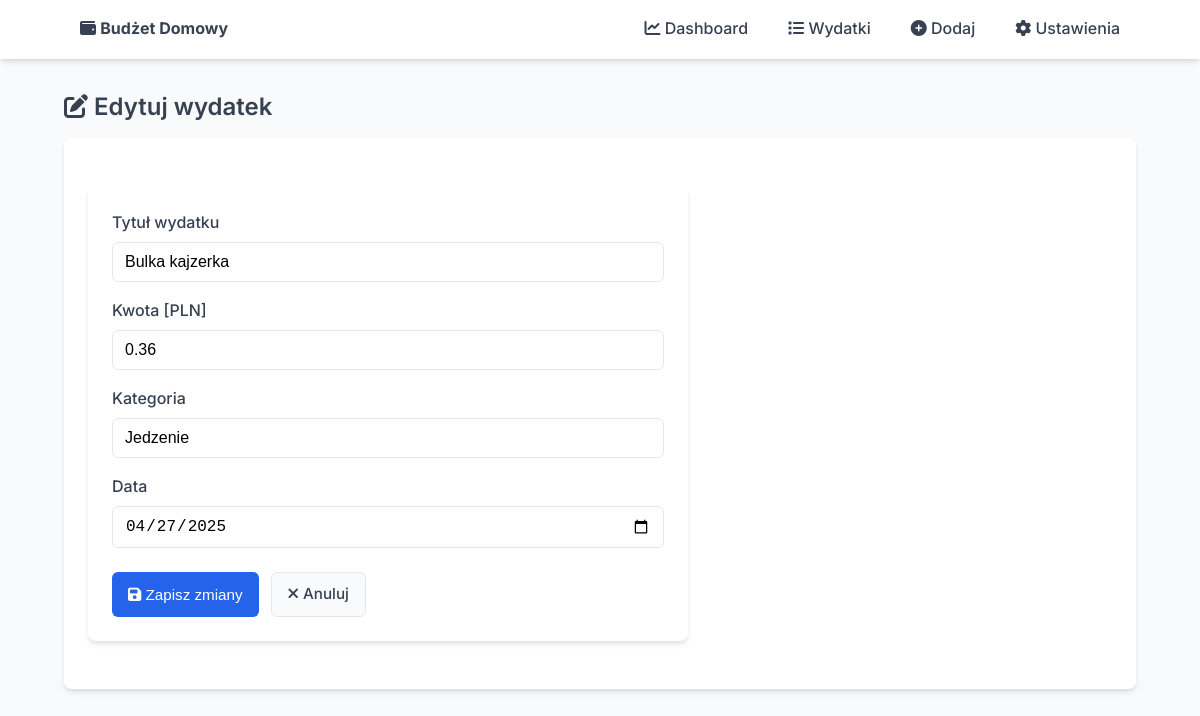
The page /edit/3 on the database its author committed.
### models.py (models this page shows, shortened)
class Expense(db.Model):
    __tablename__ = 'expenses'
    id = db.Column(db.Integer, primary_key=True)
    title = db.Column(db.String(100), nullable=False)
    amount = db.Column(db.Float, nullable=False)
    category = db.Column(db.String(50), nullable=False)
    date = db.Column(db.DateTime, default=datetime.utcnow, nullable=False)

### app.py (the view, shortened to what this page needs)
@env_app.route('/edit/<int:expense_id>', methods=['GET', 'POST'])
def edit_expense(expense_id):
    expense = Expense.query.get_or_404(expense_id)
    form = ExpenseForm(obj=expense)
    form.date.data = expense.date.date()
    return render_template('edit_expense.html', form=form, expense=expense)

### forms.py
class ExpenseForm(FlaskForm):
    title = StringField(
        'Tytuł wydatku',
        validators=[DataRequired(message='Wprowadź tytuł'), Length(max=100)]
    )
    amount = FloatField(
        'Kwota [PLN]',
        validators=[DataRequired(message='Wprowadź kwotę')]
    )
    category = StringField(
        'Kategoria',
        validators=[DataRequired(message='Wprowadź kategorię'), Length(max=50)]
    )
    date = DateField(
        'Data',
        default=date.today,
        format='%Y-%m-%d',
        validators=[DataRequired(message='Wprowadź datę')]
    )
    submit = SubmitField('Zapisz wydatek')

### app.py (called while the page is built)
@env_app.context_processor
def inject_current_year():
    return {'current_year': datetime.now().year}

### templates/edit_expense.html (shortened to what this page needs)
{% extends 'base.html' %}
{% block content %}
<h2><i class="fas fa-edit"></i> Edytuj wydatek</h2>
<div class="card">
    <form method="POST">
        <div class="form-group">
            <label>{{ form.title.label }}</label>
            {{ form.title(size=32, class="form-control") }}
        </div>
        <div class="form-group">
            <label>{{ form.amount.label }}</label>
            {{ form.amount(class="form-control") }}
        </div>
        <div class="form-group">
            <label>{{ form.category.label }}</label>
            {{ form.category(class="form-control") }}
        </div>
        <div class="form-group">
            <label>{{ form.date.label }}</label>
            {{ form.date(class="form-control", type="date") }}
        </div>
        <div class="buttons-row">
            <button type="submit" class="btn btn-primary">
                <i class="fas fa-save"></i> Zapisz zmiany
            </button>
            <a href="{{ url_for('view_expenses') }}" class="btn btn-secondary">
                <i class="fas fa-times"></i> Anuluj
            </a>
        </div>
    </form>
</div>
{% endblock %}

### static/style.css (style rules this page uses)
:root { --primary: #2563eb; --primary-dark: #1d4ed8; --success: #10b981; --danger: #ef4444; --warning: #f59e0b; --text: #374151; --text-light: #6b7280; --bg: #f9fafb; --bg-card: #ffffff; --border: #e5e7eb; --border-focus: #93c5fd; --shadow: 0 4px 6px -1px rgba(0, 0, 0, 0.1), 0 2px 4px -1px rgba(0, 0, 0, 0.06); }
* { box-sizing: border-box; margin: 0; padding: 0; }
body { font-family: 'Inter', 'Segoe UI', -apple-system, BlinkMacSystemFont, sans-serif; line-height: 1.5; color: var(--text); background-color: var(--bg); padding-bottom: 40px; }
h1, h2, h3, h4 { margin-bottom: 16px; font-weight: 600; line-height: 1.3; }
h2 { font-size: 1.5rem; color: var(--text); }
a { color: var(--primary); text-decoration: none; transition: color 0.2s ease-in-out; }
.card { background: var(--bg-card); border-radius: 8px; padding: 24px; box-shadow: var(--shadow); margin-bottom: 24px; }
form { background: var(--bg-card); padding: 24px; border-radius: 8px; box-shadow: var(--shadow); max-width: 600px; margin: 24px 0; }
.form-group { margin-bottom: 16px; }
form label { display: block; margin-bottom: 8px; font-weight: 500; color: var(--text); }
form input, form select { width: 100%; padding: 10px 12px; border: 1px solid var(--border); border-radius: 6px; font-size: 1rem; transition: border 0.2s ease; }
.buttons-row { display: flex; gap: 12px; margin-top: 24px; }
.btn { display: inline-block; padding: 10px 16px; border-radius: 6px; font-weight: 500; text-align: center; cursor: pointer; transition: all 0.2s ease; font-size: 0.95rem; border: none; }
.btn-primary { background-color: var(--primary); color: white; }
.btn-secondary { background-color: var(--bg); color: var(--text); border: 1px solid var(--border); }

### rows shown on the page
Expense: title "Bulka kajzerka", amount "0.36", category "Jedzenie", date "04/27/2025"
